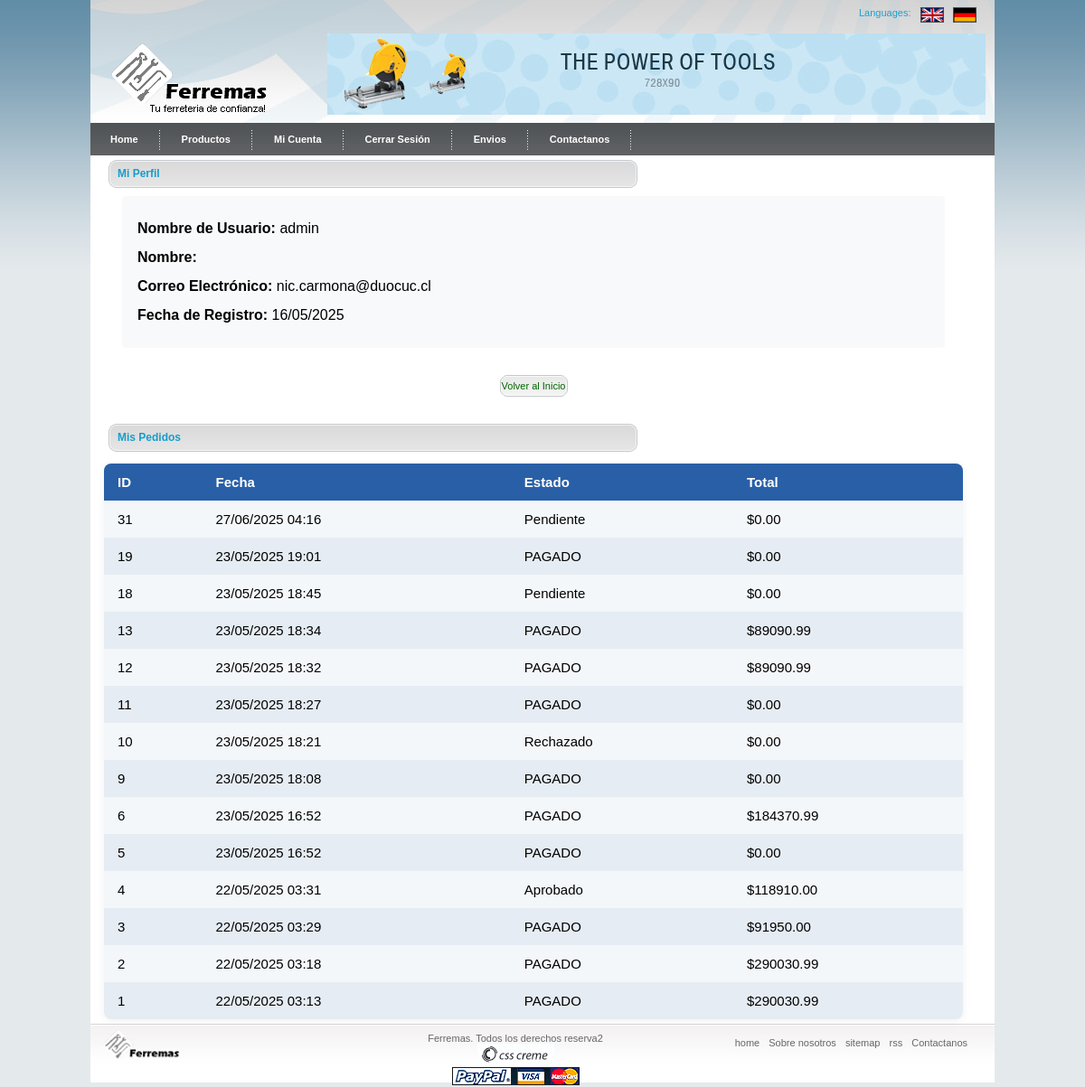
Page /profile/ (signed in) on the earlier database version.
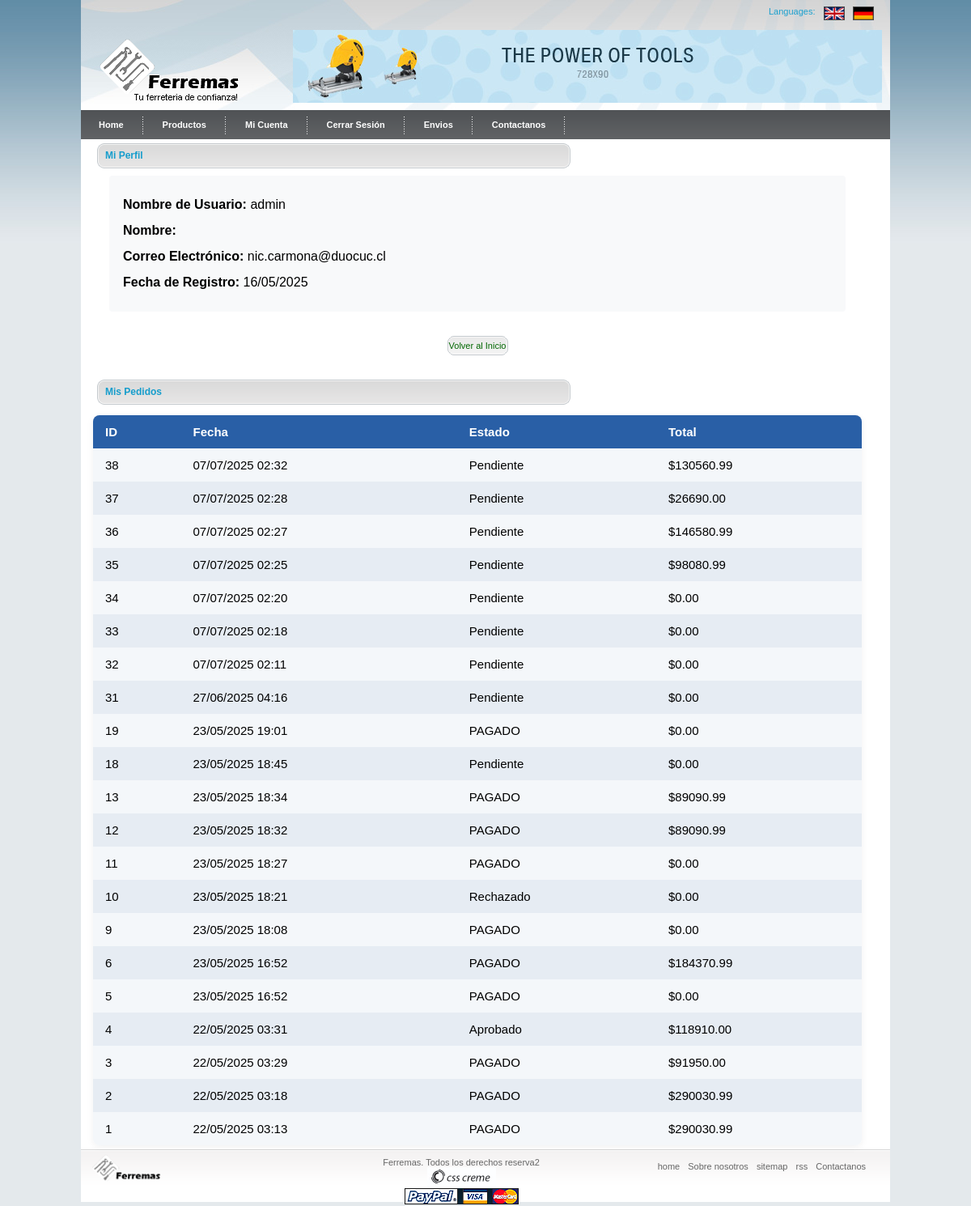
Same page on the later database version.
### pedidos/models.py (models this page shows)
class Pedido(models.Model):
    usuario = models.ForeignKey(settings.AUTH_USER_MODEL, on_delete=models.CASCADE)
    fecha = models.DateTimeField(auto_now_add=True)
    estado = models.CharField(max_length=20, default='pendiente')  # pendiente, pagado, enviado, entregado, etc.
    total = models.DecimalField(max_digits=12, decimal_places=2, default=0)
    metodo_pago = models.CharField(max_length=20, default='manual')
    datos_pago = models.JSONField(null=True, blank=True)  # para guardar respuesta paypal
    tipo_entrega = models.CharField(
        max_length=20,
        choices=[('retiro', 'Retiro en tienda'), ('despacho', 'Despacho a domicilio')],
        default='retiro'
    )
    direccion_entrega = models.CharField(max_length=255, blank=True, null=True)
    sucursal_retiro = models.CharField(max_length=100, blank=True, null=True)

### core/views.py (the view)
# urls.py: path('profile/', views.profile, name='profile'),
@login_required
def profile(request):
    pedidos_usuario = Pedido.objects.filter(usuario=request.user).order_by('-fecha')
    return render(request, 'profile.html', {
        'user': request.user,
        'pedidos': pedidos_usuario
    })

### core/context_processors.py (called while the page is built)
def carrito_context(request):
    carrito = request.session.get('carrito', {})
    productos_dict = {str(p.id): p for p in Producto.objects.all()}
    total = 0
    total_productos = 0
    for pid, cantidad in carrito.items():
        prod = productos_dict.get(str(pid))
        if prod:
            total += prod.precio * cantidad
            total_productos += cantidad
    return {
        'carrito': carrito,
        'productos_dict': productos_dict,
        'total_carrito': total,
        'total_productos': total_productos,
    }

### core/templates/profile.html (shortened to what this page needs)
{% load static %}
<!DOCTYPE html>
<html xmlns="http://www.w3.org/1999/xhtml">
<head>
  <link rel="stylesheet" type="text/css" href="{% static 'css/style.css' %}" />
  <link rel="stylesheet" type="text/css" href="{% static 'css/forms.css' %}" />
</head>
<body>
  <div id="main_container">
    {% include "partials/header.html" %}
    {% include "partials/menu_tab.html" %}
    <div id="main_content">
      <div class="center_content" style="width: 950px;">
        <div class="center_title_bar">Mi Perfil</div>
        <div>
          <div class="profile-info">
            <div class="profile-details">
              <p><strong>Nombre de Usuario:</strong> {{ user.username }}</p>
              <p><strong>Nombre:</strong> {{ user.first_name }} {{ user.last_name }}</p>
              <p><strong>Correo Electrónico:</strong> {{ user.email }}</p>
              <p><strong>Fecha de Registro:</strong> {{ user.date_joined|date:"d/m/Y" }}</p>
            </div>
            <div class="profile-actions">
              <a href="{% url 'index' %}" class="prod_buy">Volver al Inicio</a>
            </div>
          </div>
        </div>
        <div class="profile-orders">
        <div class="center_title_bar">Mis Pedidos</div>
        <br><br>
      {% if pedidos %}
      <table>
        <tr>
          <th>ID</th>
          <th>Fecha</th>
          <th>Estado</th>
          <th>Total</th>
        </tr>
        {% for pedido in pedidos %}
        <tr>
          <td>{{ pedido.id }}</td>
          <td>{{ pedido.fecha|date:"d/m/Y H:i" }}</td>
          <td>{{ pedido.estado }}</td>
          <td>${{ pedido.total }}</td>
        </tr>
        {% endfor %}
      </table>
      {% else %}
      <p>No tienes pedidos aún.</p>
      {% endif %}
    </div>
      </div>
    </div>
    <div class="footer">
      <div class="left_footer"> <img src="{% static 'images/footer_logo2.png' %}" alt="" width="89" height="42" />
      </div>
      <div class="center_footer">Ferremas. Todos los derechos reserva2<br />
        <a href="http://csscreme.com"><img src="{% static 'images/csscreme.jpg' %}" alt="csscreme" title="csscreme"
            border="0" /></a><br />
        <img src="{% static 'images/payment.gif' %}" alt="" />
      </div>
      <div class="right_footer"> <a href="#">home</a> <a href="#">Sobre nosotros</a> <a href="#">sitemap</a> <a
          href="#">rss</a> <a href="#">Contactanos</a> </div>
    </div>
  </div>
</body>
</html>

Differences in the rows shown:
added Pedido: id "38", fecha "07/07/2025 02:32", estado "Pendiente", total "130560.99"
added Pedido: id "37", fecha "07/07/2025 02:28", estado "Pendiente", total "26690.00"
added Pedido: id "36", fecha "07/07/2025 02:27", estado "Pendiente", total "146580.99"
added Pedido: id "35", fecha "07/07/2025 02:25", estado "Pendiente", total "98080.99"
added Pedido: id "34", fecha "07/07/2025 02:20", estado "Pendiente", total "0.00"
added Pedido: id "33", fecha "07/07/2025 02:18", estado "Pendiente", total "0.00"
added Pedido: id "32", fecha "07/07/2025 02:11", estado "Pendiente", total "0.00"
